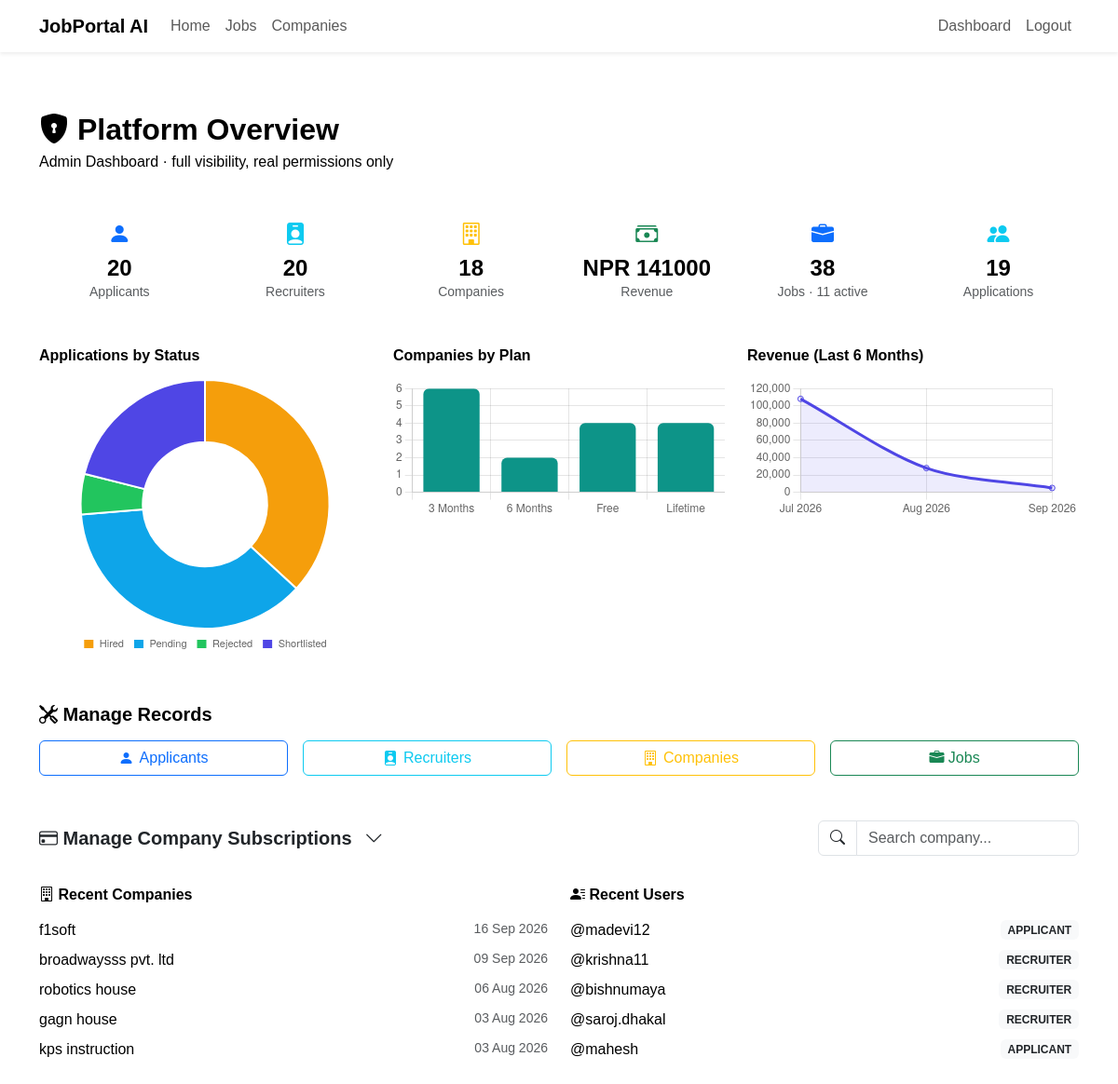
The app's page /admin-dashboard/ (signed in), older data.
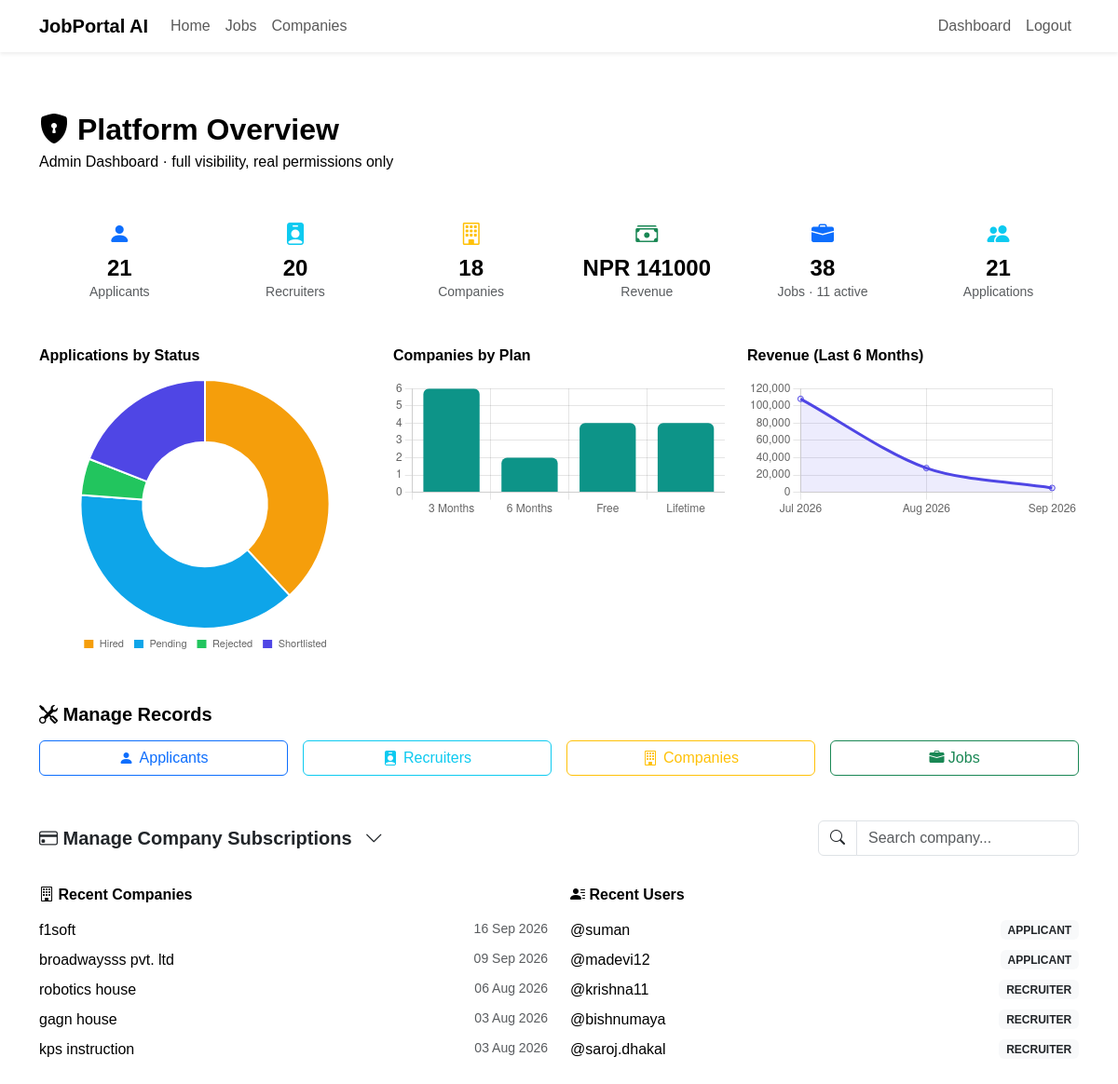
The same page, newer data.
### companies/models.py (models this page shows, shortened)
class Company(models.Model):
    owner = models.OneToOneField(settings.AUTH_USER_MODEL,on_delete=models.CASCADE,related_name="company")
    company_name = models.CharField(max_length=200)
    slug = models.SlugField(unique=True, blank=True)
    logo = models.ImageField( upload_to="company_logos/", blank=True, null=True)
    description = models.TextField()
    website = models.URLField(blank=True)
    email = models.EmailField()
    phone = models.CharField(max_length=20)
    address = models.TextField()
    location = models.CharField(max_length=255)
    city = models.CharField(max_length=100)
    country = models.CharField(max_length=100)
    established_date = models.DateField()
    employee_count = models.PositiveIntegerField()
    created_at = models.DateTimeField(auto_now_add=True)
    updated_at = models.DateTimeField(auto_now=True)

### accounts/models.py (models this page shows, shortened)
class User(AbstractUser):
    class Role(models.TextChoices):
        ADMIN = "ADMIN", "Admin"
        RECRUITER = "RECRUITER", "Recruiter"
        APPLICANT = "APPLICANT", "Applicant"
    role = models.CharField(max_length=20,choices=Role.choices,default=Role.APPLICANT)
    phone_number = models.CharField(max_length=15,blank=True,null=True)
    profile_picture = models.ImageField(upload_to="profile_photos/",blank=True,null=True)
    created_at = models.DateTimeField(auto_now_add=True)

### accounts/views.py (the view)
# urls.py: path("admin-dashboard/", views.admin_dashboard, name="admin-dashboard"),
def admin_dashboard(request):
    if not (request.user.is_authenticated and (request.user.is_staff or request.user.is_superuser)):
        messages.error(request, "You don't have access to the admin dashboard.")
        return redirect("login")
    total_applicants = User.objects.filter(role="APPLICANT").count()
    total_recruiters = User.objects.filter(role="RECRUITER").count()
    total_companies = Company.objects.count()
    total_jobs = Job.objects.count()
    active_jobs = Job.objects.filter(is_active=True).count()
    total_applications = Application.objects.count()
    total_revenue = Payment.objects.filter(status=PaymentStatus.SUCCESS).aggregate(total=Sum("amount"))["total"] or 0
    recent_companies = Company.objects.order_by("-created_at")[:5]
    recent_users = User.objects.order_by("-created_at")[:5]
    companies = Company.objects.select_related("subscription", "subscription__plan").order_by("company_name")
    paid_plans = CompanyPlan.objects.exclude(name="Free")
    status_counts = Application.objects.values("status").annotate(count=Count("id"))
    status_labels = [row["status"] for row in status_counts]
    status_data = [row["count"] for row in status_counts]
    plan_counts = CompanySubscription.objects.values("plan__name").annotate(count=Count("id"))
    plan_labels = [row["plan__name"] for row in plan_counts]
    plan_data = [row["count"] for row in plan_counts]
    six_months_ago = date.today() - timedelta(days=180)
    monthly_revenue = (
        Payment.objects.filter(status=PaymentStatus.SUCCESS, created_at__gte=six_months_ago)
        .annotate(month=TruncMonth("created_at"))
        .values("month")
        .annotate(total=Sum("amount"))
        .order_by("month")
    )
    revenue_labels = [row["month"].strftime("%b %Y") for row in monthly_revenue]
    revenue_data = [row["total"] for row in monthly_revenue]
    context = {
        "total_applicants": total_applicants,
        "total_recruiters": total_recruiters,
        "total_companies": total_companies,
        "total_jobs": total_jobs,
        "active_jobs": active_jobs,
        "total_applications": total_applications,
        "total_revenue": total_revenue,
        "recent_companies": recent_companies,
        "recent_users": recent_users,
        "companies": companies,
        "paid_plans": paid_plans,
         "status_labels": json.dumps(status_labels),
        "status_data": json.dumps(status_data),
        "plan_labels": json.dumps(plan_labels),
        "plan_data": json.dumps(plan_data),
        "revenue_labels": json.dumps(revenue_labels),
        "revenue_data": json.dumps(revenue_data),
    }
    return render(request, "accounts/admin_dashboard.html", context)

### subscriptions/models.py (called while the page is built)
    def is_active(self):
        if self.status != SubscriptionStatus.ACTIVE:
            return False
        if self.end_date is None:
            return True
        return self.end_date >= timezone.now().date()

### templates/accounts/admin_dashboard.html (shortened to what the changed rows need)
{% extends "dashboard_base.html" %}
{% load static %}
{% block content %}
<div class="container py-4">
    <section class="admin-hero mb-5">
        <h2 class="fw-bold mb-1">
            <i class="bi bi-shield-lock-fill"></i>
            Platform Overview
        </h2>
    </section>
    <div class="custom-card mb-5">
        <div class="row text-center g-3">
            <div class="col-6 col-md-2">
                <i class="bi bi-person-fill text-primary fs-4"></i>
                <h4 class="fw-bold mb-0 mt-1">{{ total_applicants }}</h4>
                <p class="text-muted small mb-0">Applicants</p>
            </div>
            <div class="col-6 col-md-2">
                <i class="bi bi-people-fill text-info fs-4"></i>
                <h4 class="fw-bold mb-0 mt-1">{{ total_applications }}</h4>
                <p class="text-muted small mb-0">Applications</p>
            </div>
        </div>
    </div>
    <div class="row g-4 mb-5">
        <div class="col-lg-4">
            <div class="custom-card">
                <div class="chart-box">
                    <canvas id="statusChart"></canvas>
                </div>
            </div>
        </div>
    </div>
    <div class="row g-4 mt-2">
        <div class="col-lg-6">
            <div class="custom-card">
                {% for company in recent_companies %}
                    <p class="mb-2 d-flex justify-content-between">
                        <span>{{ company.company_name }}</span>
                        <span class="text-muted small">{{ company.created_at|date:"d M Y" }}</span>
                    </p>
                {% empty %}
                    <p class="text-muted mb-0">No companies yet.</p>
                {% endfor %}
            </div>
        </div>
        <div class="col-lg-6">
            <div class="custom-card">
                {% for u in recent_users %}
                    <p class="mb-2 d-flex justify-content-between align-items-center">
                        <span>{{ u.username }}</span>
                        <span class="badge bg-light text-dark">{{ u.role }}</span>
                    </p>
                {% empty %}
                    <p class="text-muted mb-0">No users yet.</p>
                {% endfor %}
            </div>
        </div>
    </div>
</div>
<script>
new Chart(document.getElementById('statusChart'), {
    type: 'doughnut',
    data: {
        labels: {{ status_labels|safe }},
        datasets: [{
            data: {{ status_data|safe }},
            backgroundColor: ['#F59E0B', '#0EA5E9', '#22C55E', '#4F46E5', '#EF4444']
        }]
    },
    options: {
        maintainAspectRatio: false,
        plugins: { legend: { position: 'bottom', labels: { boxWidth: 12, font: { size: 11 } } } }
    }
});
new Chart(document.getElementById('planChart'), {
    type: 'bar',
    data: {
        labels: {{ plan_labels|safe }},
        datasets: [{
            label: 'Companies',
            data: {{ plan_data|safe }},
            backgroundColor: '#0D9488',
            borderRadius: 6
        }]
    },
    options: {
        maintainAspectRatio: false,
        plugins: { legend: { display: false } },
        scales: { y: { beginAtZero: true, ticks: { stepSize: 1 } } }
    }
});
new Chart(document.getElementById('revenueChart'), {
    type: 'line',
    data: {
        labels: {{ revenue_labels|safe }},
        datasets: [{
            label: 'Revenue (NPR)',
            data: {{ revenue_data|safe }},
            borderColor: '#4F46E5',
            backgroundColor: 'rgba(79,70,229,0.1)',
            fill: true,
            tension: 0.3
        }]
    },
    options: {
        maintainAspectRatio: false,
        plugins: { legend: { display: false } }
    }
});
document.getElementById("companySearch").addEventListener("keyup", function () {
    let value = this.value.toLowerCase();
    document.querySelectorAll("#subscriptionsCollapse tbody tr").forEach(function(row){
        let company = row.cells[0].innerText.toLowerCase();
        row.style.display = company.includes(value) ? "" : "none";
    });
});
</script>
{% endblock %}

Row changes from the older to the newer data that the page shows:
no longer on this page (row unchanged): User: username "@mahesh", role "APPLICANT"
added User: username "@suman", role "APPLICANT"
Text that changed along with them:
{{ total_applicants }}: "20" → "21"
{{ total_applications }}: "19" → "21"
chart data {{ status_data|safe }}: [7, 7, 1, 4] → [8, 8, 1, 4]
